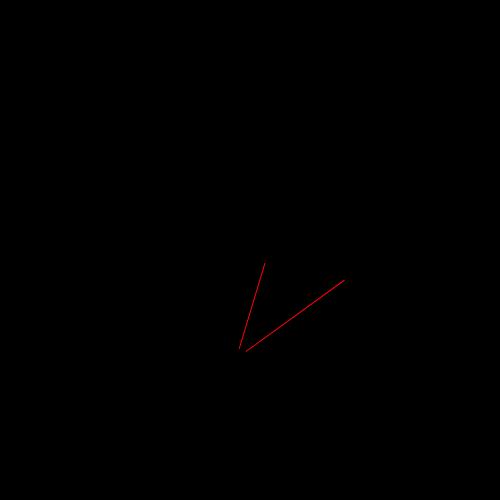
Frame 1 (no input)
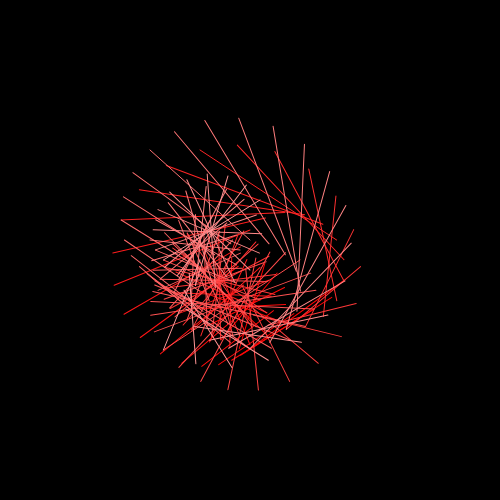
Frame 60 (no input)
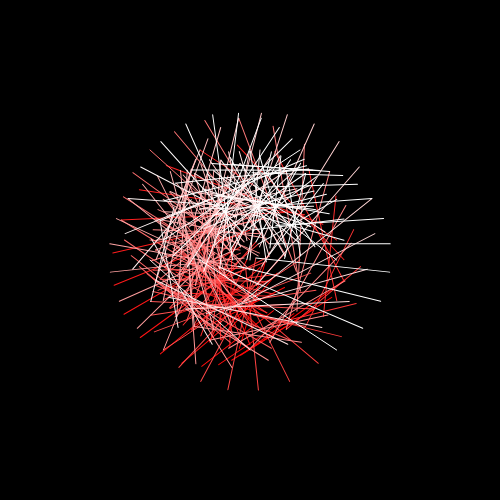
Frame 120 (the mouse pressed at the canvas centre since frame 60)

The p5.js sketch that drew these frames (run headless with seeded random() and noise() and a simulated clock; from frame 60 on, the mouse is pressed at the canvas centre):

// p5.js sketch
// ── sketch.js
function setup() {
  createCanvas(500,500);
  angleMode(DEGREES);
  background(0,0,0);
  frameRate(20);
}
function draw() {
translate(width/2,height/2);
rotate(frameCount*12);


stroke(lerpColor(color(255,0,0), color(255,255,255), frameCount/100));
line(100*cos(frameCount*10),10,100*sin(frameCount*10),100);
line(100*sin(frameCount*10),10,10,100*cos(frameCount*10));
  if (frameCount == 240) {
    noLoop();
  }
  }
